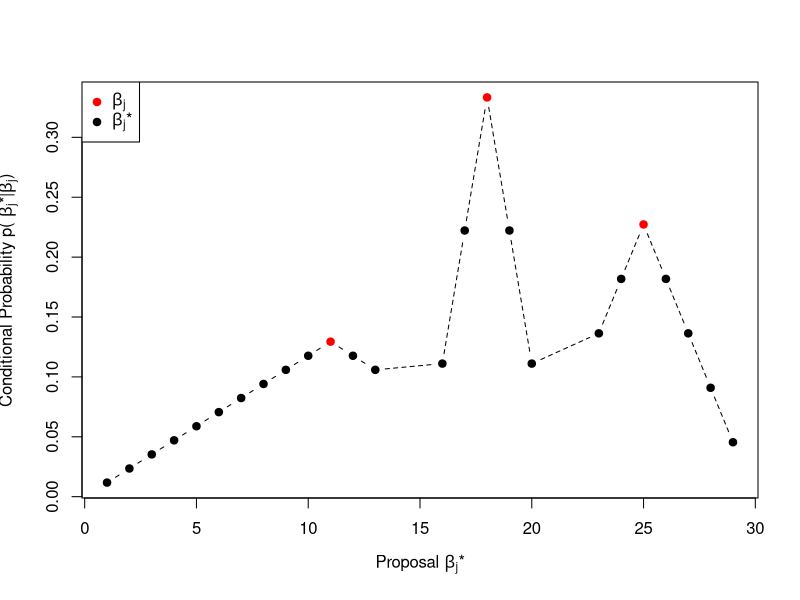
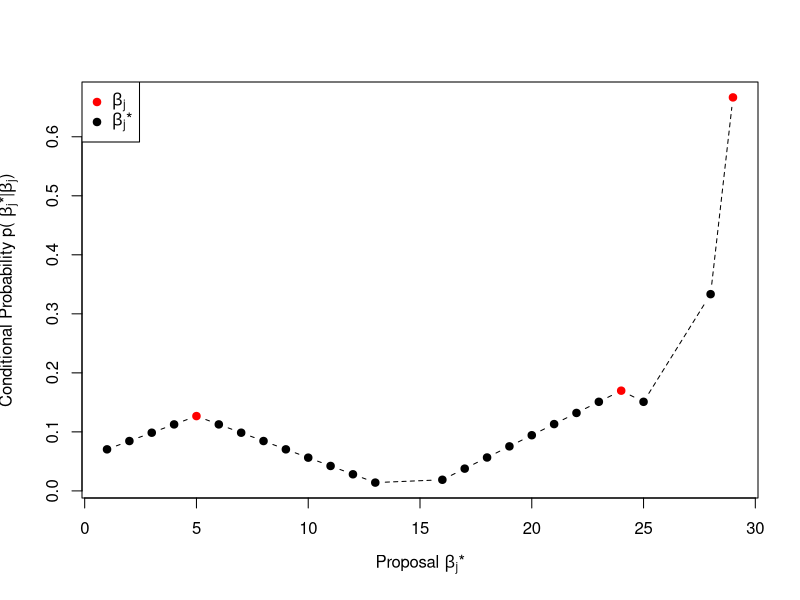
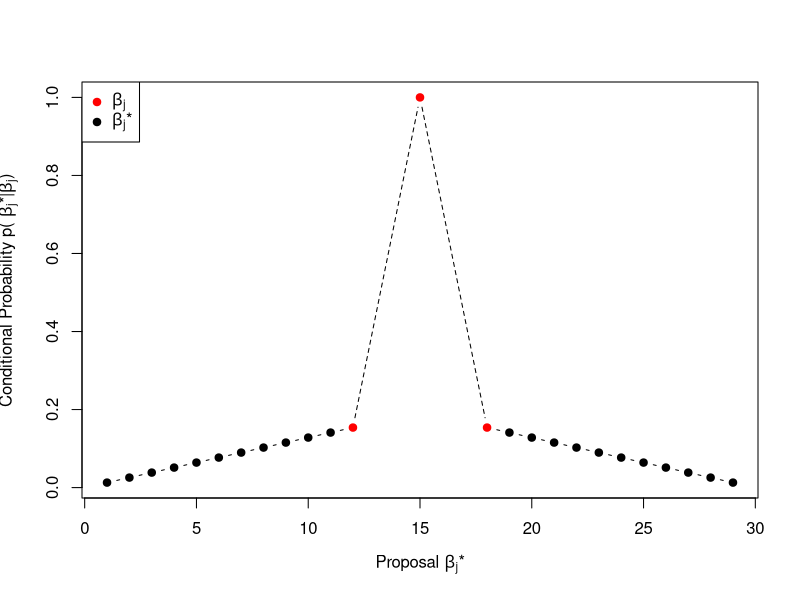

The R source for these figures, in order:
#Beta Proposal Values using equation 7 to 11

#k is maximum number of transitions
k=3
n=29
#current_betas=c(11,18,25)


propose_betas<-function(current_betas,n,k){ 

  #empty data frame to keep track of beta proposal and their correspoding probability
  beta_probabilities<<-data.frame(x=integer(),y=double())
  
  #looping over k transition 
  for (j in 1:k) {
    
    ###################################################################################################
    #Lower Bound for Beta proposal;equation 7
    
    
    if (j==1){lower_bound_beta_proposal=1}
    
    else {  
      beta_temp_difference1= (current_betas[j] -current_betas[(j-1)])/2
      #cat('\nbeta_temp_difference1',beta_temp_difference1)
      lower_bound_beta_proposal= current_betas[j]-floor(beta_temp_difference1)+1
    }
    ###################################################################################################
    #Upper Bound for Beta proposal;equation 8
    
    if(j==k){upper_bound_beta_proposal=n}
    
    else{  
      beta_temp_difference2= (current_betas[(j+1)] -current_betas[j])/2
      upper_bound_beta_proposal= current_betas[j]+floor(beta_temp_difference2)-1
    }
    
    ###################################################################################################
    #Kappa; equation 9
    Kappa= max(current_betas[j]-lower_bound_beta_proposal, upper_bound_beta_proposal-current_betas[j])
    
    #cat('\nKappa:-', Kappa)
    ###################################################################################################
    #Normalising constant; equation 11
    Z1=0
    
    
    if(current_betas[j]>=lower_bound_beta_proposal){
        for (i in lower_bound_beta_proposal:current_betas[j]) {
         
          Z1=Z1+1+i-current_betas[j]+Kappa
        }
    }
    Z2=0
    if(upper_bound_beta_proposal>=(current_betas[j]+1)){
      for (i in (current_betas[j]+1):upper_bound_beta_proposal){
        
        Z2=Z2+1-i+current_betas[j]+Kappa
      }
    }
    Z=Z1+Z2 
    #cat('\nZ:',Z)
    #cat('\n')
    ###################################################################################################
    #Probability of any of the proposed Betas; equaation 12
    beta_values1=c()
    prob1=c()
    
    if(current_betas[j]>=lower_bound_beta_proposal){
      #cat('\nlength1 :',length(lower_bound_beta_proposal:current_betas[j]) )
      for (i in lower_bound_beta_proposal:current_betas[j]) {
        #cat('\n i=',i)
        beta_values1=c(beta_values1,i)
        prob1=c(prob1, (1+i-current_betas[j]+Kappa)/Z )
        
      }
    }
    
    
    prob2=c()

    beta_values2=c()
    #cat('\n -----')
    if(upper_bound_beta_proposal>=(current_betas[j]+1)){
      #cat('\nlength2 :',length((current_betas[j]+1):upper_bound_beta_proposal))
      for (i in (current_betas[j]+1):upper_bound_beta_proposal){
        #cat('\n i=',i)
        beta_values2=c(beta_values2,i)
        prob2=c(prob2, (1-i+current_betas[j]+Kappa)/Z ) 
        
      }
    }
    
    ###################################################################################################
    
    #new vector to keep track of probabilities
    probabilities=c(prob1,prob2) 
    
    #creating a data frame, where column x is position, column y is corresponding probability
    df=data.frame(x=c(beta_values1,beta_values2),y=probabilities)
    
    #binding df for each k iteration 
    beta_probabilities<<-rbind(beta_probabilities,df)    
    

  }

 #Plotting the distribution  
plot(x=beta_probabilities$x,
     y=beta_probabilities$y,xlab = expression(paste('Proposal ',beta[j],'*')),
     ylab=expression(paste("Conditional Probability p( ",
                           beta[j],"*|",beta[j],")")),col=ifelse(beta_probabilities$x %in% current_betas,'red','black'),lty=2,type='b',pch=19)  
legend(c('topleft'),c(expression(paste(beta[j])),expression(paste(beta[j],'*'))),col=c('red','black'),pch=19)
 #print(beta_probabilities)
 #sorting betas according to corresponding probability
 #beta_sorted=order(beta_probabilities$y,decreasing = T)
 #selecting first k indicies for selecting beta
 #beta_indicies=beta_sorted[1:k]
 #assigning first k beta proposal after sorting according to probability
 #beta_proposed=beta_probabilities$x[beta_indicies]
 #beta_proposed=sample(x=beta_probabilities$x,size = k,prob = beta_probabilities$y)
 #beta_proposed_sorted=sort(beta_proposed,decreasing = F)
return(beta_probabilities)
}
#propose_betas(current_betas=c(10,30),n=39,k=2)
#propose_betas(current_betas=c(1,39),n=39,k=2)
propose_betas(current_betas=c(11,18,25),n=29,k=3)
#propose_betas(current_betas=c(1,14,29),n=29,k=3)
#propose_betas(current_betas=c(19,21),n=39,k=2)
#propose_betas(current_betas=c(10,20,40,50),n=60,k=2)
propose_betas(current_betas=c(5,24,29),n=29,k=3)
propose_betas(current_betas=c(12,15,18),n=29,k=3)
#n-k+1 possible betas
